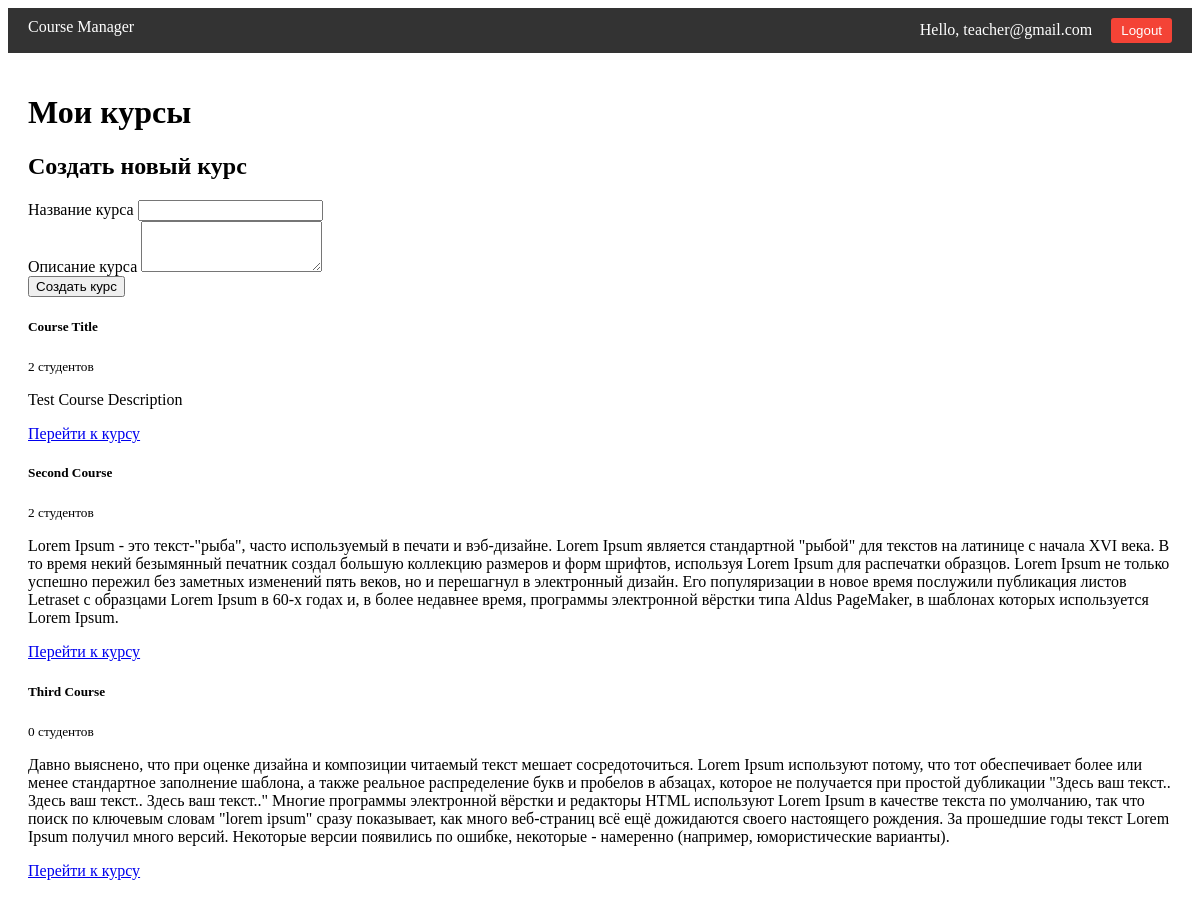
Page /courses/ (signed in) on the committed database.
### app/models.py (models this page shows)
class User(db.Model, UserMixin):
    __tablename__ = 'users'  # Таблица называется 'users'
    id = db.Column(db.Integer, primary_key=True)
    email = db.Column(db.String(120), unique=True, nullable=False)
    password = db.Column(db.String(128), nullable=False)
    role = db.Column(db.String(20), nullable=False)  # teacher/student
    profile = db.relationship('Profile', back_populates='user', uselist=False)
    courses_taught = db.relationship('Course', back_populates='teacher')
    courses_enrolled = db.relationship(
        'Course',
        secondary=enrollments,
        back_populates='students'
    )

class Course(db.Model):
    __tablename__ = 'courses'
    id = db.Column(db.Integer, primary_key=True)
    title = db.Column(db.String(150), nullable=False)
    description = db.Column(db.Text)
    teacher_id = db.Column(db.Integer, db.ForeignKey('users.id'))  # Теперь ссылается на 'users.id'
    teacher = db.relationship('User', back_populates='courses_taught')
    materials = db.relationship('Material', back_populates='course')
    students = db.relationship(
        'User',
        secondary=enrollments,
        back_populates='courses_enrolled'
    )

### app/courses/routes.py (the view)
@courses_bp.route('/')
@login_required
def index():
    if current_user.role == 'teacher':
        courses = Course.query.filter_by(teacher_id=current_user.id).all()
        form = CreateCourseForm()
        form.teacher_id.data = current_user.id  # Автоподстановка преподавателя
        return render_template('courses/teacher_index.html', courses=courses, form=form)
    else:
        courses = Course.query.all()
        enrolled_courses = [c.id for c in current_user.courses_enrolled]
        return render_template('courses/student_index.html',
                               courses=courses,
                               enrolled_courses=enrolled_courses)

### app/admin/forms.py
class CreateCourseForm(FlaskForm):
    title = StringField('Название курса', validators=[DataRequired(), Length(max=150)])
    description = TextAreaField('Описание курса', validators=[DataRequired()])
    teacher_id = SelectField('Преподаватель', coerce=int, validators=[DataRequired()])
    submit = SubmitField('Создать курс')
    def __init__(self, *args, **kwargs):
        super(CreateCourseForm, self).__init__(*args, **kwargs)
        self.teacher_id.choices = [
            (teacher.id, f"{teacher.profile.full_name} ({teacher.email})")
            for teacher in User.query.filter_by(role='teacher').all()
        ]

### app/models.py (called while the page is built)
@login_manager.user_loader
def load_user(user_id):
    return User.query.get(int(user_id))

### app/templates/courses/teacher_index.html (shortened to what this page needs)
{% extends "base.html" %}
{% block content %}
<div class="container">
    <h1>Мои курсы</h1>
    <div class="card mb-4">
        <div class="card-header">
            <h2>Создать новый курс</h2>
        </div>
        <div class="card-body">
            <form method="POST" action="{{ url_for('courses.create') }}">
                <div class="mb-3">
                    {{ form.title.label(class="form-label") }}
                    {{ form.title(class="form-control") }}
                </div>
                <div class="mb-3">
                    {{ form.description.label(class="form-label") }}
                    {{ form.description(class="form-control", rows=3) }}
                </div>
                <button type="submit" class="btn btn-primary">Создать курс</button>
            </form>
        </div>
    </div>
    <div class="list-group">
        {% for course in courses %}
        <div class="list-group-item">
            <div class="d-flex w-100 justify-content-between">
                <h5>{{ course.title }}</h5>
                <small>{{ course.students|length }} студентов</small>
            </div>
            <p class="mb-1">{{ course.description }}</p>
            <div class="mt-2">
                <a href="{{ url_for('courses.view', course_id=course.id) }}"
                   class="btn btn-sm btn-outline-primary">
                    Перейти к курсу
                </a>
            </div>
        </div>
        {% else %}
        <div class="alert alert-info">
            Вы пока не создали ни одного курса
        </div>
        {% endfor %}
    </div>
</div>
{% endblock %}

### app/templates/base.html (shortened to what this page needs)
<!DOCTYPE html>
<html lang="en">
<head>
</head>
<body>
    <div class="navbar">
        <a href="{{ url_for('courses.index') }}">Course Manager</a>
        <div class="navbar-right">
            {% if current_user.is_authenticated %}
                <span class="user-info">Hello, {{ current_user.email }}</span>
                <form action="{{ url_for('auth.logout') }}" method="post" style="display: inline;">
                    <button type="submit" class="logout-btn">Logout</button>
                </form>
            {% else %}
                <a href="{{ url_for('auth.login') }}">Login</a>
                <a href="{{ url_for('auth.register') }}">Register</a>
            {% endif %}
        </div>
    </div>
    <div style="padding: 20px;">
        {% block content %}{% endblock %}
    </div>
</body>
</html>

### app/templates/base.html (style rules this page uses)
.navbar { background-color: #333; overflow: hidden; padding: 10px 20px; }
.navbar a { color: white; text-decoration: none; margin-right: 15px; }
.navbar-right { float: right; }
.user-info { color: white; margin-right: 15px; display: inline-block; }
.logout-btn { background-color: #f44336; color: white; border: none; padding: 5px 10px; border-radius: 3px; cursor: pointer; }

### rows in the picture
User: email "teacher@gmail.com"
Course: title "Course Title", students|length "2", description "Test Course Description"
Course: title "Second Course", students|length "2", description "Lorem Ipsum - это текст-\"рыба\", часто используемый в печати и вэб-дизайне. Lorem Ipsum является стандартной \"рыбой\" для текстов на латинице с начала XVI века. В то время некий безымянный печатник создал большую коллекцию размеров и форм шрифтов, используя Lorem Ipsum для распечатки образцов. Lorem Ipsum не только успешно пережил без заметных изменений пять веков, но и перешагнул в электронный дизайн. Его популяризации в новое время послужили публикация листов Letraset с образцами Lorem Ipsum в 60-х годах и, в более недавнее время, программы электронной вёрстки типа Aldus PageMaker, в шаблонах которых используется Lorem Ipsum."
Course: title "Third Course", students|length "0", description "Давно выяснено, что при оценке дизайна и композиции читаемый текст мешает сосредоточиться. Lorem Ipsum используют потому, что тот обеспечивает более или менее стандартное заполнение шаблона, а также реальное распределение букв и пробелов в абзацах, которое не получается при простой дубликации \"Здесь ваш текст.. Здесь ваш текст.. Здесь ваш текст..\" Многие программы электронной вёрстки и редакторы HTML используют Lorem Ipsum в качестве текста по умолчанию, так что поиск по ключевым словам \"lorem ipsum\" сразу показывает, как много веб-страниц всё ещё дожидаются своего настоящего рождения. За прошедшие годы текст Lorem Ipsum получил много версий. Некоторые версии появились по ошибке, некоторые…"
